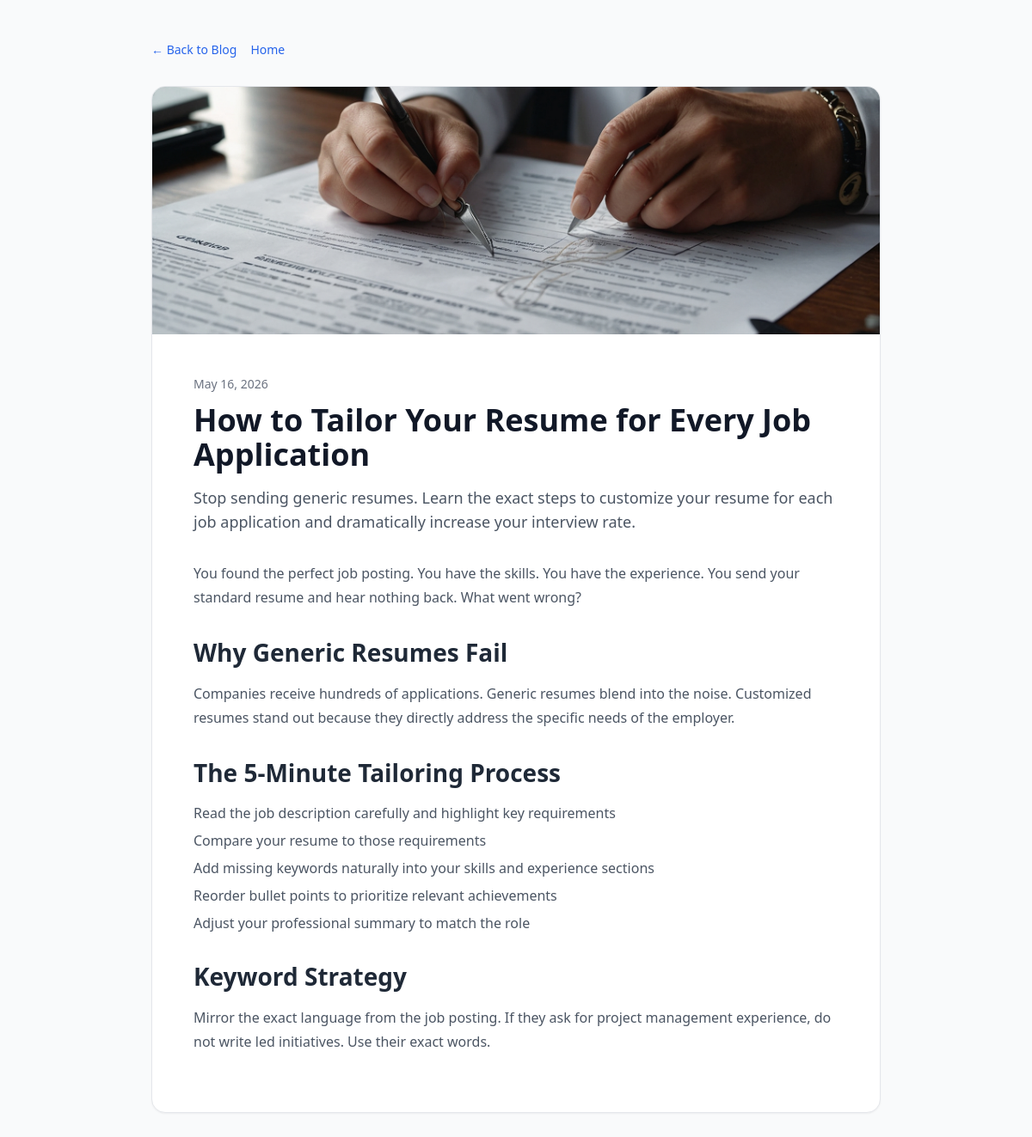
/blog/tailor-resume-for-job.html, run on the app's committed database.
### tables this page shows
CREATE TABLE `blogs` (
  `id` int(11) NOT NULL AUTO_INCREMENT,
  `title` varchar(255) NOT NULL,
  `slug` varchar(255) DEFAULT NULL,
  `excerpt` mediumtext DEFAULT NULL,
  `content` longtext DEFAULT NULL,
  `featured_image` varchar(500) DEFAULT NULL,
  `status` enum('draft','published') DEFAULT 'draft',
  `author_id` int(11) DEFAULT NULL,
  `meta_title` varchar(255) DEFAULT NULL,
  `meta_description` mediumtext DEFAULT NULL,
  `meta_keywords` mediumtext DEFAULT NULL,
  `views` int(11) DEFAULT 0,
  `created_at` timestamp NULL DEFAULT CURRENT_TIMESTAMP,
  `updated_at` timestamp NULL DEFAULT CURRENT_TIMESTAMP ON UPDATE CURRENT_TIMESTAMP,
  PRIMARY KEY (`id`),
  UNIQUE KEY `slug` (`slug`),
  KEY `idx_status` (`status`),
  KEY `idx_author` (`author_id`),
  KEY `idx_created` (`created_at`)
);

### blog.php (the view, shortened to what this page needs)
<?php
require_once __DIR__ . '/config/database.php';
$slug = $_GET['slug'] ?? null;
if ($slug) {
    $stmt = $pdo->prepare("SELECT * FROM blogs WHERE slug = ? AND status = 'published' LIMIT 1");
    $stmt->execute([$slug]);
    $post = $stmt->fetch(PDO::FETCH_ASSOC);
    ?>
    <!DOCTYPE html>
    <html lang="en">
    <head>
        <script src="https://cdn.tailwindcss.com"></script>
    </head>
    <body class="bg-gray-50 text-gray-900">
        <div class="max-w-4xl mx-auto px-6 py-12">
            <div class="mb-8 flex gap-4 text-sm">
                <a href="/blog.html" class="text-blue-600 hover:underline">&larr; Back to Blog</a>
                <a href="/" class="text-blue-600 hover:underline">Home</a>
            </div>
            <article class="bg-white rounded-2xl shadow-sm border border-gray-200 overflow-hidden">
                <?php if (!empty($post['featured_image'])): ?>
                    <img src="<?php echo htmlspecialchars($post['featured_image']); ?>" alt="<?php echo htmlspecialchars($post['title']); ?>" class="w-full h-72 object-cover">
                <?php endif; ?>
                <div class="p-8 md:p-12">
                    <p class="text-sm text-gray-500 mb-3"><?php echo htmlspecialchars(date('F j, Y', strtotime($post['created_at']))); ?></p>
                    <h1 class="text-4xl font-bold text-gray-900 mb-4"><?php echo htmlspecialchars($post['title']); ?></h1>
                    <?php if (!empty($post['excerpt'])): ?>
                        <p class="text-lg text-gray-600 mb-8"><?php echo htmlspecialchars($post['excerpt']); ?></p>
                    <?php endif; ?>
                    <div class="prose prose-slate max-w-none"><?php echo $post['content']; ?></div>
                </div>
            </article>
        </div>
    </body>
    </html>
    <?php
    exit;
}
?>

### blog.php (style rules this page uses)
.prose h2 { font-size: 1.75rem; font-weight: 700; margin-top: 2rem; margin-bottom: 1rem; color: #1f2937; line-height: 1.3; }
.prose p { margin-bottom: 1.25rem; line-height: 1.75; color: #4b5563; }
.prose li { margin-bottom: 0.5rem; color: #4b5563; }

### data on the page
blogs: featured_image (picture), created_at "May 16, 2026", title "How to Tailor Your Resume for Every Job Application", excerpt "Stop sending generic resumes. Learn the exact steps to customize your resume for each job application and dramatically increase your interview rate.", content "You found the perfect job posting. You have the skills. You have the experience. You send your standard resume and hear nothing back. What went wrong? Why Generic Resumes Fail Companies receive hundreds of applications. Generic resumes blend into the noise. Customized resumes stand out because they directly address the specific needs of the employer. The 5-Minute Tailoring Process Read the job description carefully and highlight key requirements Compare your resume to those requirements Add missing keywords naturally into your skills and experience sections Reorder bullet points to prioritize relevant achievements Adjust your professional summary to match the role Keyword Strategy Mirror…"
